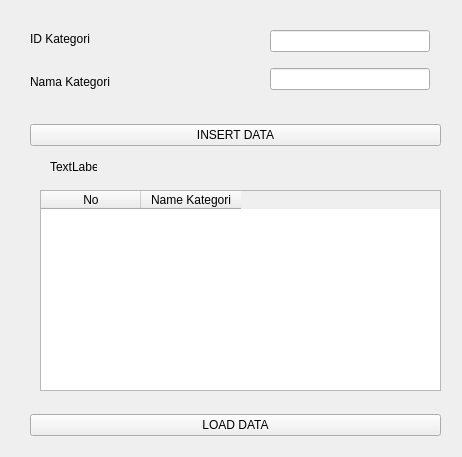
<?xml version="1.0" encoding="UTF-8"?>
<ui version="4.0">
 <class>Form</class>
 <widget class="QWidget" name="Form">
  <property name="geometry">
   <rect>
    <x>0</x>
    <y>0</y>
    <width>462</width>
    <height>457</height>
   </rect>
  </property>
  <property name="windowTitle">
   <string>Form</string>
  </property>
  <widget class="QWidget" name="horizontalLayoutWidget">
   <property name="geometry">
    <rect>
     <x>30</x>
     <y>120</y>
     <width>411</width>
     <height>31</height>
    </rect>
   </property>
   <layout class="QHBoxLayout" name="horizontalLayout">
    <item>
     <widget class="QPushButton" name="pushButtonInsert">
      <property name="text">
       <string>INSERT DATA</string>
      </property>
     </widget>
    </item>
   </layout>
  </widget>
  <widget class="QWidget" name="horizontalLayoutWidget_2">
   <property name="geometry">
    <rect>
     <x>30</x>
     <y>410</y>
     <width>411</width>
     <height>31</height>
    </rect>
   </property>
   <layout class="QHBoxLayout" name="horizontalLayout_2">
    <item>
     <widget class="QPushButton" name="pushButtonLoad">
      <property name="text">
       <string>LOAD DATA</string>
      </property>
     </widget>
    </item>
   </layout>
  </widget>
  <widget class="QWidget" name="verticalLayoutWidget">
   <property name="geometry">
    <rect>
     <x>270</x>
     <y>20</y>
     <width>160</width>
     <height>80</height>
    </rect>
   </property>
   <layout class="QVBoxLayout" name="verticalLayout">
    <item>
     <widget class="QLineEdit" name="lineEditId"/>
    </item>
    <item>
     <widget class="QLineEdit" name="lineEdiName"/>
    </item>
   </layout>
  </widget>
  <widget class="QWidget" name="verticalLayoutWidget_2">
   <property name="geometry">
    <rect>
     <x>30</x>
     <y>20</y>
     <width>160</width>
     <height>80</height>
    </rect>
   </property>
   <layout class="QVBoxLayout" name="verticalLayout_2">
    <item>
     <widget class="QLabel" name="labelId">
      <property name="text">
       <string>ID Kategori</string>
      </property>
     </widget>
    </item>
    <item>
     <widget class="QLabel" name="labelName">
      <property name="text">
       <string>Nama Kategori</string>
      </property>
     </widget>
    </item>
   </layout>
  </widget>
  <widget class="QWidget" name="verticalLayoutWidget_3">
   <property name="geometry">
    <rect>
     <x>40</x>
     <y>190</y>
     <width>401</width>
     <height>201</height>
    </rect>
   </property>
   <layout class="QVBoxLayout" name="verticalLayout_3">
    <item>
     <widget class="QTableWidget" name="tableWidget">
      <column>
       <property name="text">
        <string>No</string>
       </property>
      </column>
      <column>
       <property name="text">
        <string>Name Kategori</string>
       </property>
      </column>
     </widget>
    </item>
   </layout>
  </widget>
  <widget class="QLabel" name="label">
   <property name="geometry">
    <rect>
     <x>50</x>
     <y>160</y>
     <width>47</width>
     <height>13</height>
    </rect>
   </property>
   <property name="text">
    <string>TextLabel</string>
   </property>
  </widget>
 </widget>
 <resources/>
 <connections/>
</ui>
